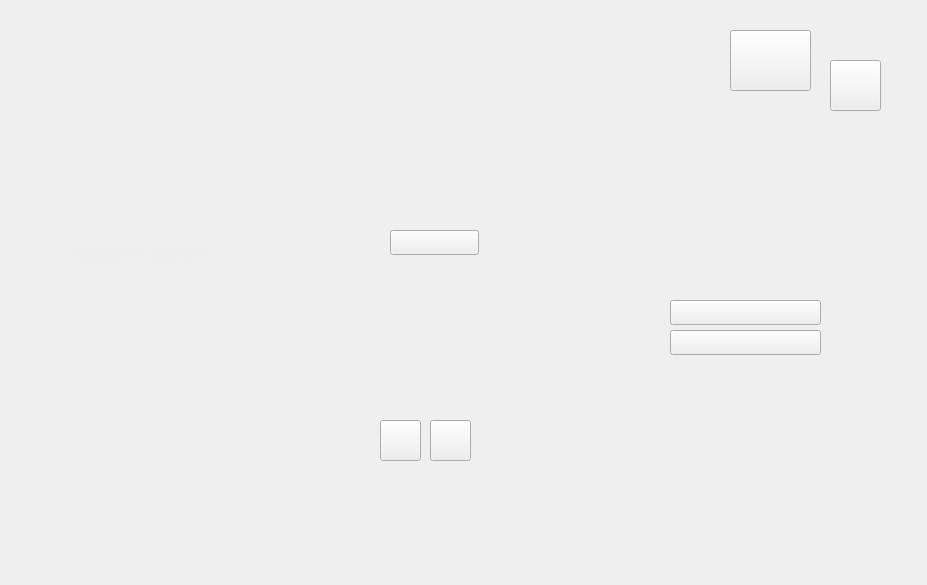
<?xml version="1.0" encoding="UTF-8"?>
<ui version="4.0">
 <class>Black_jack</class>
 <widget class="QWidget" name="Black_jack">
  <property name="geometry">
   <rect>
    <x>0</x>
    <y>0</y>
    <width>927</width>
    <height>585</height>
   </rect>
  </property>
  <property name="windowTitle">
   <string>Form</string>
  </property>
  <widget class="QLabel" name="karta_igraca_1">
   <property name="geometry">
    <rect>
     <x>480</x>
     <y>310</y>
     <width>61</width>
     <height>81</height>
    </rect>
   </property>
   <property name="text">
    <string/>
   </property>
  </widget>
  <widget class="QLabel" name="spil">
   <property name="geometry">
    <rect>
     <x>740</x>
     <y>40</y>
     <width>41</width>
     <height>41</height>
    </rect>
   </property>
   <property name="text">
    <string/>
   </property>
  </widget>
  <widget class="QPushButton" name="sledeca_karta">
   <property name="geometry">
    <rect>
     <x>670</x>
     <y>300</y>
     <width>151</width>
     <height>25</height>
    </rect>
   </property>
   <property name="text">
    <string/>
   </property>
  </widget>
  <widget class="QPushButton" name="ne_zelim">
   <property name="geometry">
    <rect>
     <x>670</x>
     <y>330</y>
     <width>151</width>
     <height>25</height>
    </rect>
   </property>
   <property name="text">
    <string/>
   </property>
  </widget>
  <widget class="QPushButton" name="podeli">
   <property name="geometry">
    <rect>
     <x>730</x>
     <y>30</y>
     <width>81</width>
     <height>61</height>
    </rect>
   </property>
   <property name="autoFillBackground">
    <bool>false</bool>
   </property>
   <property name="text">
    <string/>
   </property>
  </widget>
  <widget class="QLabel" name="karta_igraca_2">
   <property name="geometry">
    <rect>
     <x>390</x>
     <y>310</y>
     <width>61</width>
     <height>81</height>
    </rect>
   </property>
   <property name="text">
    <string/>
   </property>
  </widget>
  <widget class="QLabel" name="karta_igraca_4">
   <property name="geometry">
    <rect>
     <x>580</x>
     <y>310</y>
     <width>61</width>
     <height>81</height>
    </rect>
   </property>
   <property name="text">
    <string/>
   </property>
  </widget>
  <widget class="QLabel" name="karta_igraca_3">
   <property name="geometry">
    <rect>
     <x>300</x>
     <y>310</y>
     <width>61</width>
     <height>81</height>
    </rect>
   </property>
   <property name="text">
    <string/>
   </property>
  </widget>
  <widget class="QLabel" name="karta_igraca_5">
   <property name="geometry">
    <rect>
     <x>210</x>
     <y>310</y>
     <width>61</width>
     <height>81</height>
    </rect>
   </property>
   <property name="text">
    <string/>
   </property>
  </widget>
  <widget class="QLabel" name="karta_racunara_4">
   <property name="geometry">
    <rect>
     <x>590</x>
     <y>80</y>
     <width>61</width>
     <height>81</height>
    </rect>
   </property>
   <property name="text">
    <string/>
   </property>
  </widget>
  <widget class="QLabel" name="karta_racunara_5">
   <property name="geometry">
    <rect>
     <x>220</x>
     <y>80</y>
     <width>61</width>
     <height>81</height>
    </rect>
   </property>
   <property name="text">
    <string/>
   </property>
  </widget>
  <widget class="QLabel" name="karta_racunara_2">
   <property name="geometry">
    <rect>
     <x>400</x>
     <y>80</y>
     <width>61</width>
     <height>81</height>
    </rect>
   </property>
   <property name="text">
    <string/>
   </property>
  </widget>
  <widget class="QLabel" name="karta_racunara_1">
   <property name="geometry">
    <rect>
     <x>490</x>
     <y>80</y>
     <width>61</width>
     <height>81</height>
    </rect>
   </property>
   <property name="text">
    <string/>
   </property>
  </widget>
  <widget class="QLabel" name="karta_racunara_3">
   <property name="geometry">
    <rect>
     <x>310</x>
     <y>80</y>
     <width>61</width>
     <height>81</height>
    </rect>
   </property>
   <property name="text">
    <string/>
   </property>
  </widget>
  <widget class="QLabel" name="sakrivena_karta">
   <property name="geometry">
    <rect>
     <x>400</x>
     <y>80</y>
     <width>61</width>
     <height>81</height>
    </rect>
   </property>
   <property name="text">
    <string/>
   </property>
  </widget>
  <widget class="QPushButton" name="nova_igra">
   <property name="geometry">
    <rect>
     <x>390</x>
     <y>230</y>
     <width>89</width>
     <height>25</height>
    </rect>
   </property>
   <property name="text">
    <string/>
   </property>
  </widget>
  <widget class="QLabel" name="rezultat">
   <property name="geometry">
    <rect>
     <x>60</x>
     <y>200</y>
     <width>271</width>
     <height>31</height>
    </rect>
   </property>
   <property name="text">
    <string/>
   </property>
  </widget>
  <widget class="QLabel" name="label">
   <property name="geometry">
    <rect>
     <x>60</x>
     <y>240</y>
     <width>171</width>
     <height>21</height>
    </rect>
   </property>
   <property name="text">
    <string>&lt;html&gt;&lt;head/&gt;&lt;body&gt;&lt;p&gt;&lt;span style=&quot; font-size:16pt; color:#eeeeec;&quot;&gt;Trenutno stanje:&lt;/span&gt;&lt;/p&gt;&lt;/body&gt;&lt;/html&gt;</string>
   </property>
  </widget>
  <widget class="QLabel" name="novac">
   <property name="geometry">
    <rect>
     <x>220</x>
     <y>240</y>
     <width>81</width>
     <height>21</height>
    </rect>
   </property>
   <property name="text">
    <string/>
   </property>
  </widget>
  <widget class="QLabel" name="karta_igraca_6">
   <property name="geometry">
    <rect>
     <x>120</x>
     <y>310</y>
     <width>61</width>
     <height>81</height>
    </rect>
   </property>
   <property name="text">
    <string/>
   </property>
  </widget>
  <widget class="QLabel" name="karta_racunara_6">
   <property name="geometry">
    <rect>
     <x>130</x>
     <y>80</y>
     <width>61</width>
     <height>81</height>
    </rect>
   </property>
   <property name="text">
    <string/>
   </property>
  </widget>
  <widget class="QLabel" name="pobedio_racunar">
   <property name="geometry">
    <rect>
     <x>420</x>
     <y>30</y>
     <width>31</width>
     <height>31</height>
    </rect>
   </property>
   <property name="text">
    <string/>
   </property>
  </widget>
  <widget class="QLabel" name="cip50">
   <property name="geometry">
    <rect>
     <x>380</x>
     <y>270</y>
     <width>31</width>
     <height>31</height>
    </rect>
   </property>
   <property name="text">
    <string/>
   </property>
  </widget>
  <widget class="QLabel" name="cip100">
   <property name="geometry">
    <rect>
     <x>430</x>
     <y>270</y>
     <width>31</width>
     <height>31</height>
    </rect>
   </property>
   <property name="text">
    <string/>
   </property>
  </widget>
  <widget class="QPushButton" name="ulog50">
   <property name="geometry">
    <rect>
     <x>380</x>
     <y>420</y>
     <width>41</width>
     <height>41</height>
    </rect>
   </property>
   <property name="text">
    <string/>
   </property>
  </widget>
  <widget class="QPushButton" name="ulog100">
   <property name="geometry">
    <rect>
     <x>430</x>
     <y>420</y>
     <width>41</width>
     <height>41</height>
    </rect>
   </property>
   <property name="text">
    <string/>
   </property>
  </widget>
  <widget class="QLabel" name="cip50_2">
   <property name="geometry">
    <rect>
     <x>380</x>
     <y>460</y>
     <width>41</width>
     <height>41</height>
    </rect>
   </property>
   <property name="text">
    <string/>
   </property>
  </widget>
  <widget class="QLabel" name="cip100_2">
   <property name="geometry">
    <rect>
     <x>430</x>
     <y>460</y>
     <width>41</width>
     <height>41</height>
    </rect>
   </property>
   <property name="text">
    <string/>
   </property>
  </widget>
  <widget class="QPushButton" name="back">
   <property name="geometry">
    <rect>
     <x>830</x>
     <y>60</y>
     <width>51</width>
     <height>51</height>
    </rect>
   </property>
   <property name="text">
    <string/>
   </property>
  </widget>
  <widget class="QLabel" name="racunar100">
   <property name="geometry">
    <rect>
     <x>430</x>
     <y>190</y>
     <width>31</width>
     <height>31</height>
    </rect>
   </property>
   <property name="text">
    <string/>
   </property>
  </widget>
  <widget class="QLabel" name="racunar50">
   <property name="geometry">
    <rect>
     <x>380</x>
     <y>190</y>
     <width>31</width>
     <height>31</height>
    </rect>
   </property>
   <property name="text">
    <string/>
   </property>
  </widget>
 </widget>
 <resources/>
 <connections/>
</ui>
